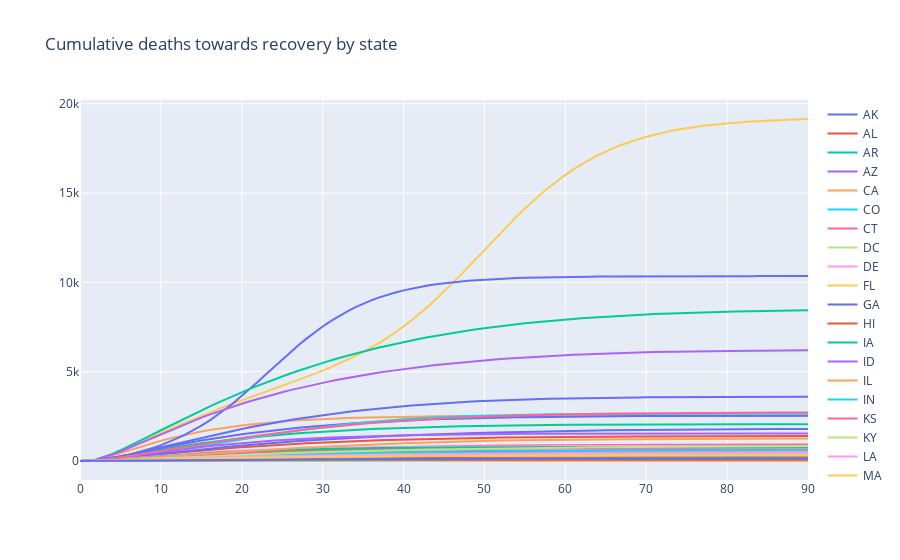

The notebook cell this image was saved under:
### Code cell
deaths_plot = go.Figure()

for i in range(deceased_df.shape[1]):
    deaths_plot.add_trace(
        go.Scatter(
            x=np.arange(91), 
            y=deceased_df.iloc[:, i],
            mode='lines',
            name=deceased_df.columns[i]
        )
    )
deaths_plot.update_layout(
    title="Cumulative deaths towards recovery by state"
)
deaths_plot.show()
